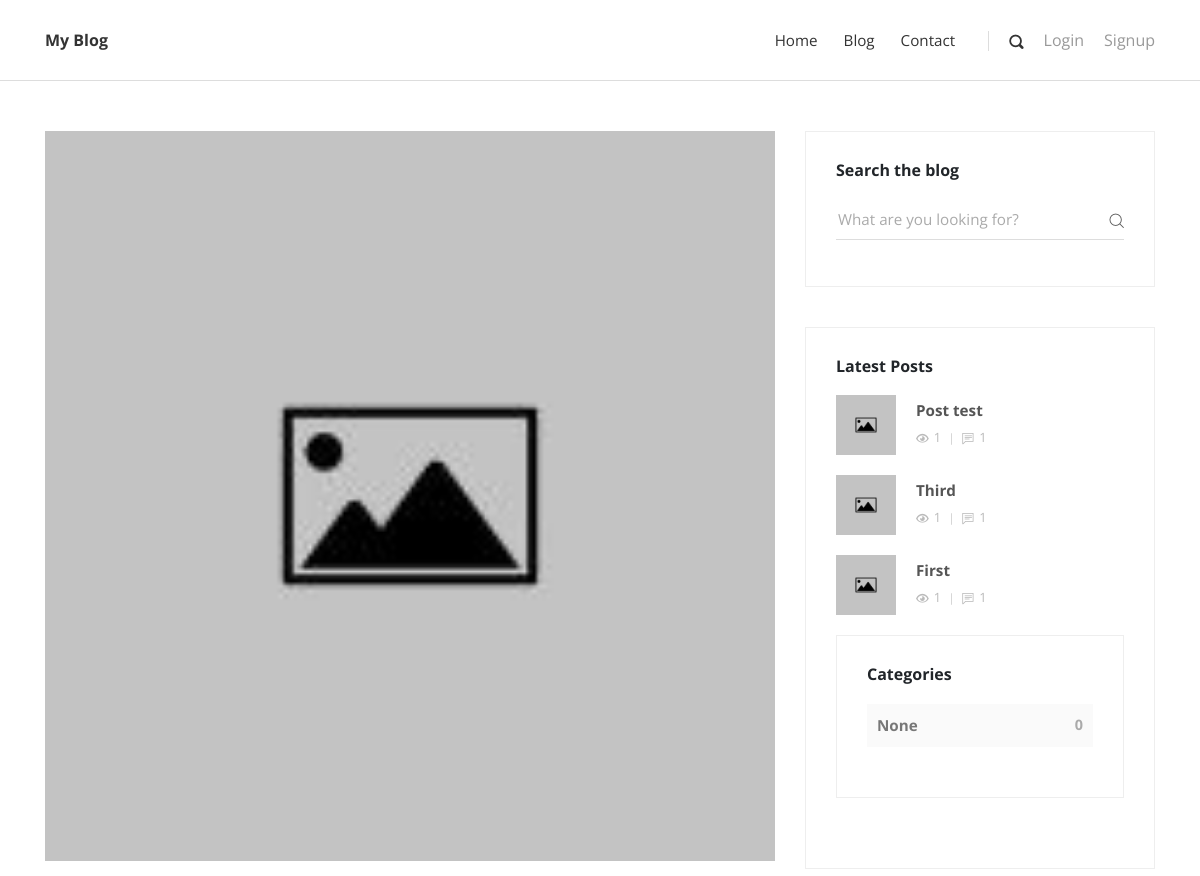
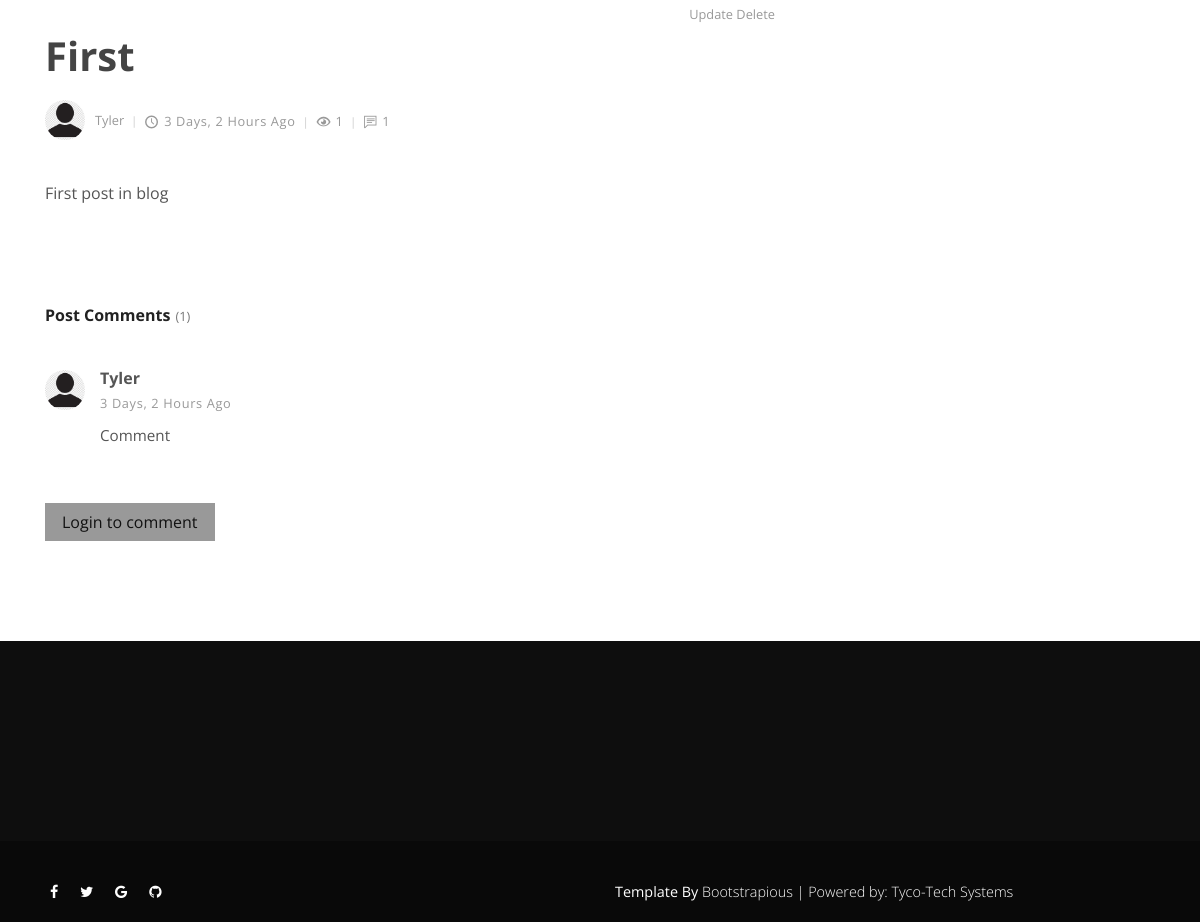
The app's page /post/1/ with its own data (2 pictures, top to bottom).
### posts/models.py (models this page shows, shortened)
class Post(models.Model):
    title = models.CharField(max_length=100)
    overview = models.TextField()
    timestamp = models.DateTimeField(auto_now_add=True)
    content = RichTextUploadingField(blank=True, null=True, config_name='default', external_plugin_resources=[(
        'youtube',
        '/static_in_env/vendor/ckeditor_plugins/youtube/youtube/',
        'plugin.js',
    )])
    author = models.ForeignKey(Author, on_delete=models.CASCADE)
    thumbnail = models.ImageField(default='thumbnail.jpg')
    categories = models.ManyToManyField(Category)
    featured = models.BooleanField(default=False)
    previous_post = models.ForeignKey('self', related_name='previous', on_delete=models.SET_NULL, blank=True, null=True)
    next_post = models.ForeignKey('self', related_name='next', on_delete=models.SET_NULL, blank=True, null=True)
    def get_absolute_url(self):
        return reverse('post_detail', kwargs={'id': self.id})
    @property
    def get_comments(self):
        return self.comments.all().order_by('-timestamp')
    @property
    def comment_count(self):
        return PostView.objects.filter(post=self).count()
    @property
    def view_count(self):
        return PostView.objects.filter(post=self).count()

class Author(models.Model):
    user = models.OneToOneField(User, on_delete=models.CASCADE)
    profile_picture = models.ImageField()

class Comment(models.Model):
    user = models.ForeignKey(User, on_delete=models.CASCADE)
    timestamp = models.DateTimeField(auto_now_add=True)
    content = models.TextField()
    post = models.ForeignKey('Post', related_name='comments', on_delete=models.CASCADE)

### posts/views.py (the view, shortened to what this page needs)
# urls.py: path('post/<id>/', post, name='post_detail'),
def post(request, id):
    category_count = get_category_count()
    most_recent = Post.objects.order_by('-timestamp')[:3]
    post = get_object_or_404(Post, id=id)
    if request.user.is_authenticated:
        PostView.objects.get_or_create(user=request.user, post=post)
    form = CommentForm(request.POST or None)
    context = {
        'form': form,
        'post': post,
        'most_recent': most_recent,
        'category_count': category_count,
    }
    return render(request, 'post.html', context)

### posts/forms.py
class CommentForm(forms.ModelForm):
    content = forms.CharField(widget=forms.Textarea(attrs={
        'class': 'form-control',
        'placeholder': 'Type your comment',
        'id': 'usercomment',
        'rows': '4'
    }))
    class Meta:
        model = Comment
        fields = ('content',)

### posts/views.py (called while the page is built)
def get_category_count():
    queryset = Post.objects.values('categories__title').annotate(Count('categories'))
    return queryset

### templates/post.html (shortened to what this page needs)
{% extends 'base.html' %}
{% load static %}
{% block content %}
<div class="container">
  <div class="row">
    <main class="post blog-post col-lg-8">
      <div class="container">
        <div class="post-single">
          <div class="post-thumbnail"><img src="{{ post.thumbnail.url }}" alt="..." class="img-fluid"></div>
          <div class="post-details">
            <div class="post-meta d-flex justify-content-between">
              <div>
                  <a href="{% url 'post_update' id=post.id %}">Update</a>
                  <a href="{% url 'post_delete' id=post.id %}" onclick="ConfirmDelete()">Delete</a>
              </div>
            </div>
            <h1>{{ post.title }}<a href="#"></a></h1>
            <div class="post-footer d-flex align-items-center flex-column flex-sm-row"><a href="#" class="author d-flex align-items-center flex-wrap">
                <div class="avatar"><img src="{{ post.author.profile_picture.url }}" alt="..." class="img-fluid"></div>
                <div class="title"><span>{{ post.author.user.username }}</span></div></a>
              <div class="d-flex align-items-center flex-wrap">
                <div class="date"><i class="icon-clock"></i>{{ post.timestamp|timesince }} ago</div>
                <div class="views"><i class="icon-eye"></i>{{ post.view_count }}</div>
                <div class="comments meta-last"><i class="icon-comment"></i>{{ post.comment_count }}</div>
              </div>
            </div>
            <div class="post-body">
                {{ post.content | safe }}
            </div>
            <div class="post-comments">
              <header>
                <h3 class="h6">Post Comments<span class="no-of-comments">({{ post.comments.count }})</span></h3>
              </header>
              {% for comment in post.get_comments %}
              <div class="comment">
                <div class="comment-header d-flex justify-content-between">
                  <div class="user d-flex align-items-center">
                    <div class="image">
                        {% if comment.user.author %}
                        <img src="{{ comment.user.author.profile_picture.url }}" alt="..." class="img-fluid rounded-circle">
                        {% else %}
                        <img src="{% static 'img/user.svg' %}" alt="..." class="img-fluid rounded-circle">
                        {% endif %}
                    </div>
                    <div class="title"><strong>{{ comment.user.username }}</strong><span class="date">{{ comment.timestamp|timesince }} ago</span></div>
                  </div>
                </div>
                <div class="comment-body">
                  <p>{{ comment.content }}</p>
                </div>
              </div>
              {% endfor %}
            </div>
            {% if request.user.is_authenticated %}
            <div class="add-comment">
              <header>
                <h3 class="h6">Leave a reply</h3>
              </header>
              <form method="post" action="." class="commenting-form">
                {% csrf_token %}
                <div class="row">
                  <div class="form-group col-md-12">
                    {{ form }}
                  </div>
                  <div class="form-group col-md-12">
                    <button type="submit" class="btn btn-secondary">Submit Comment</button>
                  </div>
                </div>
              </form>
            </div>
            {% else %}
              <a href="{% url 'account_login' %}" class="btn btn-primary">Login to comment</a>
            {% endif %}
          </div>
        </div>
      </div>
    </main>
    {% include 'sidebar.html' with most_recent=most_recent category_count=category_count %}
  </div>
</div>
{% endblock content %}

### templates/sidebar.html
        <aside class="col-lg-4">
          <div class="widget search">
            <header>
              <h3 class="h6">Search the blog</h3>
            </header>
            <form action="{% url 'search' %}" class="search-form">
              <div class="form-group">
                <input type="text" name="q" placeholder="What are you looking for?">
                <button type="submit" class="submit"><i class="icon-search"></i></button>
              </div>
            </form>
          </div>
          <div class="widget latest-posts">
            <header>
              <h3 class="h6">Latest Posts</h3>
            </header>
            <div class="blog-posts"><a href="#">
               {% for post in most_recent %}
                <a href="{{ post.get_absolute_url }}">
                    <div class="item d-flex align-items-center">
                      <div class="image"><img src="{{ post.thumbnail.url }}" alt="..." class="img-fluid"></div>
                      <div class="title"><strong>{{ post.title }}</strong>
                        <div class="d-flex align-items-center">
                          <div class="views"><i class="icon-eye"></i>{{ post.view_count }}</div>
                          <div class="comments"><i class="icon-comment"></i>{{ post.comment_count }}</div>
                        </div>
                      </div>
                    </div>
                </a>
               {% endfor %}
            </div>
          <div class="widget categories">
            <header>
              <h3 class="h6">Categories</h3>
            </header>
            {% for cat in category_count %}
            <div class="item d-flex justify-content-between">
                <a href="#">{{ cat.categories__title }}</a><span>{{ cat.categories__count }}</span>
            </div>
            {% endfor %}
            </div>
        </aside>

### records on screen
Post: thumbnail (picture), title "First", author.profile_picture (placeholder picture), author.user.username "Tyler", timestamp "3 Days, 2 Hours", view_count "1", comment_count "1", content "First post in blog", comments.count "1"
Comment: user.author.profile_picture (placeholder picture), user.username "Tyler", timestamp "3 Days, 2 Hours", content "Comment"
Post: thumbnail (picture), title "Post test", view_count "1", comment_count "1"
Post: thumbnail (picture), title "Third", view_count "1", comment_count "1"

### other values on screen
{{ cat.categories__title }} "None"
{{ cat.categories__count }} "0"
